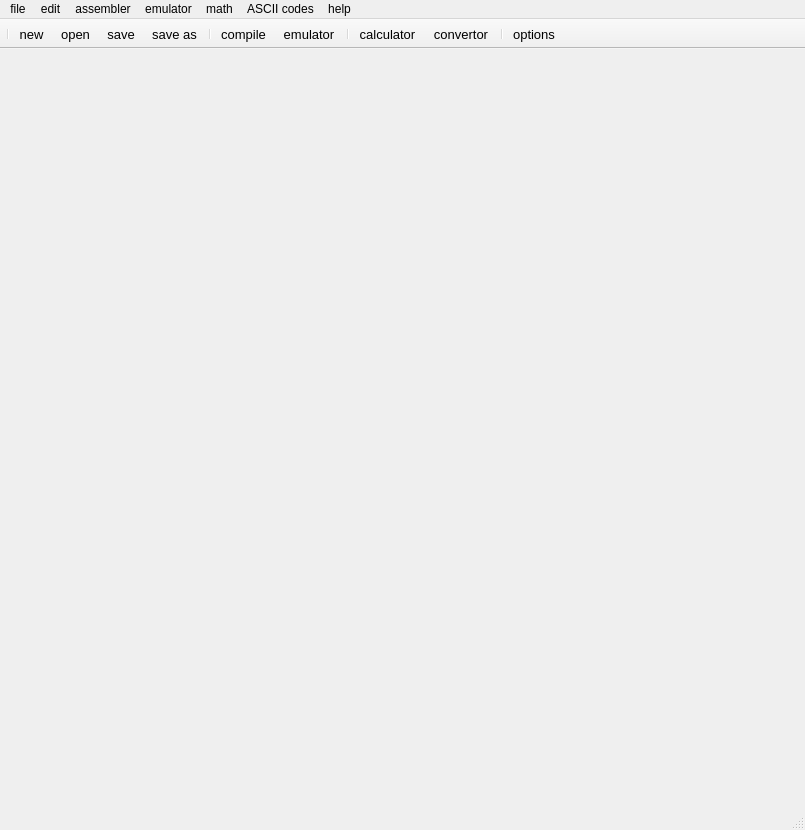
<?xml version="1.0" encoding="UTF-8"?>
<ui version="4.0">
 <class>MainWindow</class>
 <widget class="QMainWindow" name="MainWindow">
  <property name="geometry">
   <rect>
    <x>0</x>
    <y>0</y>
    <width>805</width>
    <height>830</height>
   </rect>
  </property>
  <property name="windowTitle">
   <string>8086Simulator</string>
  </property>
  <property name="windowIcon">
   <iconset resource="Images.qrc">
    <normaloff>:/icons/images/icons/CPU.ico</normaloff>:/icons/images/icons/CPU.ico</iconset>
  </property>
  <widget class="QWidget" name="centralwidget">
   <layout class="QHBoxLayout" name="horizontalLayout"/>
  </widget>
  <widget class="QMenuBar" name="menubar">
   <property name="geometry">
    <rect>
     <x>0</x>
     <y>0</y>
     <width>805</width>
     <height>26</height>
    </rect>
   </property>
   <widget class="QMenu" name="menufile">
    <property name="title">
     <string>file</string>
    </property>
    <widget class="QMenu" name="menunew">
     <property name="title">
      <string>new</string>
     </property>
     <addaction name="actioncom_template"/>
     <addaction name="actionexe_template"/>
    </widget>
    <widget class="QMenu" name="menuexamples">
     <property name="title">
      <string>examples</string>
     </property>
     <addaction name="actionmore_examples"/>
    </widget>
    <addaction name="menunew"/>
    <addaction name="separator"/>
    <addaction name="menuexamples"/>
    <addaction name="separator"/>
    <addaction name="actionopen"/>
    <addaction name="separator"/>
    <addaction name="actionsave"/>
    <addaction name="actionsave_as"/>
    <addaction name="separator"/>
    <addaction name="actionpath"/>
    <addaction name="separator"/>
    <addaction name="actionexit"/>
   </widget>
   <widget class="QMenu" name="menuedit">
    <property name="title">
     <string>edit</string>
    </property>
    <widget class="QMenu" name="menuadvanced">
     <property name="title">
      <string>advanced</string>
     </property>
     <addaction name="actionshow_line_number"/>
     <addaction name="separator"/>
     <addaction name="actionlowercase_selection"/>
     <addaction name="actionuppercase_selection"/>
     <addaction name="separator"/>
     <addaction name="actiondisplay_whitespace"/>
    </widget>
    <addaction name="actionundo"/>
    <addaction name="actionredo"/>
    <addaction name="separator"/>
    <addaction name="actioncut"/>
    <addaction name="actioncopy"/>
    <addaction name="actionpaste"/>
    <addaction name="separator"/>
    <addaction name="actionselect_all"/>
    <addaction name="separator"/>
    <addaction name="actionfind"/>
    <addaction name="actionfind_next"/>
    <addaction name="actionreplace"/>
    <addaction name="separator"/>
    <addaction name="actiongo_to_line"/>
    <addaction name="separator"/>
    <addaction name="actionindent"/>
    <addaction name="actionoutdent"/>
    <addaction name="separator"/>
    <addaction name="actioncomment_block"/>
    <addaction name="actionuncomment_block"/>
    <addaction name="separator"/>
    <addaction name="menuadvanced"/>
   </widget>
   <widget class="QMenu" name="menuemulator">
    <property name="title">
     <string>emulator</string>
    </property>
    <addaction name="actionshow_emulator"/>
    <addaction name="actionassemble_and_load_in_emulator"/>
   </widget>
   <widget class="QMenu" name="menuassembler">
    <property name="title">
     <string>assembler</string>
    </property>
    <addaction name="actioncomplie"/>
    <addaction name="actioncompile_and_load_in_emulator"/>
    <addaction name="actionfasm"/>
   </widget>
   <widget class="QMenu" name="menumath">
    <property name="title">
     <string>math</string>
    </property>
    <addaction name="actionmulti_base_calculator"/>
    <addaction name="actionbase_convertor"/>
   </widget>
   <widget class="QMenu" name="menuASCII_codes">
    <property name="title">
     <string>ASCII codes</string>
    </property>
   </widget>
   <widget class="QMenu" name="menuhelp">
    <property name="title">
     <string>help</string>
    </property>
   </widget>
   <addaction name="menufile"/>
   <addaction name="menuedit"/>
   <addaction name="menuassembler"/>
   <addaction name="menuemulator"/>
   <addaction name="menumath"/>
   <addaction name="menuASCII_codes"/>
   <addaction name="menuhelp"/>
  </widget>
  <widget class="QStatusBar" name="statusbar"/>
  <widget class="QToolBar" name="toolBar">
   <property name="font">
    <font>
     <family>Arial</family>
     <pointsize>10</pointsize>
     <weight>50</weight>
     <bold>false</bold>
    </font>
   </property>
   <property name="windowTitle">
    <string>toolBar</string>
   </property>
   <property name="autoFillBackground">
    <bool>false</bool>
   </property>
   <property name="movable">
    <bool>false</bool>
   </property>
   <property name="iconSize">
    <size>
     <width>32</width>
     <height>32</height>
    </size>
   </property>
   <property name="toolButtonStyle">
    <enum>Qt::ToolButtonTextUnderIcon</enum>
   </property>
   <attribute name="toolBarArea">
    <enum>TopToolBarArea</enum>
   </attribute>
   <attribute name="toolBarBreak">
    <bool>false</bool>
   </attribute>
   <addaction name="separator"/>
   <addaction name="actionnew"/>
   <addaction name="actionopen_2"/>
   <addaction name="actionsave_2"/>
   <addaction name="actionsave_as_2"/>
   <addaction name="separator"/>
   <addaction name="actioncompile"/>
   <addaction name="actionemulator"/>
   <addaction name="separator"/>
   <addaction name="actioncalculator"/>
   <addaction name="actionconvertor"/>
   <addaction name="separator"/>
   <addaction name="actionoptions"/>
  </widget>
  <action name="actionexe_template">
   <property name="text">
    <string>exe template</string>
   </property>
  </action>
  <action name="actionmore_examples">
   <property name="text">
    <string>more examples</string>
   </property>
  </action>
  <action name="actionopen">
   <property name="text">
    <string>open...</string>
   </property>
  </action>
  <action name="actionsave">
   <property name="text">
    <string>save</string>
   </property>
   <property name="shortcut">
    <string>Ctrl+S</string>
   </property>
  </action>
  <action name="actionsave_as">
   <property name="text">
    <string>save as ....</string>
   </property>
  </action>
  <action name="actionpath">
   <property name="text">
    <string>path</string>
   </property>
  </action>
  <action name="actionexit">
   <property name="text">
    <string>exit</string>
   </property>
   <property name="shortcut">
    <string>Ctrl+Q</string>
   </property>
  </action>
  <action name="actionundo">
   <property name="text">
    <string>undo</string>
   </property>
   <property name="shortcut">
    <string>Ctrl+Z</string>
   </property>
  </action>
  <action name="actionredo">
   <property name="text">
    <string>redo</string>
   </property>
   <property name="shortcut">
    <string>Ctrl+Y</string>
   </property>
  </action>
  <action name="actioncut">
   <property name="text">
    <string>cut</string>
   </property>
   <property name="shortcut">
    <string>Ctrl+X</string>
   </property>
  </action>
  <action name="actioncopy">
   <property name="text">
    <string>copy</string>
   </property>
   <property name="shortcut">
    <string>Ctrl+C</string>
   </property>
  </action>
  <action name="actionpaste">
   <property name="text">
    <string>paste</string>
   </property>
   <property name="shortcut">
    <string>Ctrl+V</string>
   </property>
  </action>
  <action name="actionselect_all">
   <property name="text">
    <string>select all</string>
   </property>
   <property name="shortcut">
    <string>Ctrl+A</string>
   </property>
  </action>
  <action name="actionfind">
   <property name="text">
    <string>find</string>
   </property>
   <property name="shortcut">
    <string>Ctrl+F</string>
   </property>
  </action>
  <action name="actionfind_next">
   <property name="text">
    <string>find next</string>
   </property>
  </action>
  <action name="actionreplace">
   <property name="text">
    <string>replace</string>
   </property>
   <property name="shortcut">
    <string>Ctrl+R</string>
   </property>
  </action>
  <action name="actiongo_to_line">
   <property name="text">
    <string>go to line...</string>
   </property>
  </action>
  <action name="actionindent">
   <property name="text">
    <string>indent</string>
   </property>
  </action>
  <action name="actionoutdent">
   <property name="text">
    <string>outdent</string>
   </property>
  </action>
  <action name="actioncomment_block">
   <property name="text">
    <string>comment block</string>
   </property>
   <property name="shortcut">
    <string>Ctrl+;</string>
   </property>
  </action>
  <action name="actionuncomment_block">
   <property name="text">
    <string>uncomment block</string>
   </property>
   <property name="shortcut">
    <string>Ctrl+;</string>
   </property>
  </action>
  <action name="actionshow_line_number">
   <property name="checkable">
    <bool>true</bool>
   </property>
   <property name="checked">
    <bool>true</bool>
   </property>
   <property name="text">
    <string>show line number</string>
   </property>
  </action>
  <action name="actionlowercase_selection">
   <property name="text">
    <string>lowercase selection</string>
   </property>
   <property name="shortcut">
    <string>Ctrl+L</string>
   </property>
  </action>
  <action name="actionuppercase_selection">
   <property name="text">
    <string>uppercase selection</string>
   </property>
   <property name="shortcut">
    <string>Ctrl+U</string>
   </property>
  </action>
  <action name="actiondisplay_whitespace">
   <property name="text">
    <string>display whitespace</string>
   </property>
  </action>
  <action name="actioncomplie">
   <property name="text">
    <string>compile</string>
   </property>
  </action>
  <action name="actioncompile_and_load_in_emulator">
   <property name="text">
    <string>compile and load in emulator</string>
   </property>
  </action>
  <action name="actionfasm">
   <property name="text">
    <string>fasm</string>
   </property>
  </action>
  <action name="actionshow_emulator">
   <property name="text">
    <string>show emulator</string>
   </property>
  </action>
  <action name="actionassemble_and_load_in_emulator">
   <property name="text">
    <string>assemble and load in emulator</string>
   </property>
  </action>
  <action name="actionmulti_base_calculator">
   <property name="text">
    <string>multi base calculator</string>
   </property>
  </action>
  <action name="actionbase_convertor">
   <property name="text">
    <string>base convertor</string>
   </property>
  </action>
  <action name="actioncom_template">
   <property name="text">
    <string>com template</string>
   </property>
  </action>
  <action name="actionnew">
   <property name="icon">
    <iconset resource="Images.qrc">
     <normaloff>:/icons/images/icons/file.ico</normaloff>:/icons/images/icons/file.ico</iconset>
   </property>
   <property name="text">
    <string>new</string>
   </property>
   <property name="font">
    <font>
     <family>Arial</family>
     <pointsize>10</pointsize>
     <weight>50</weight>
     <bold>false</bold>
    </font>
   </property>
   <property name="shortcut">
    <string>Ctrl+N</string>
   </property>
  </action>
  <action name="actionopen_2">
   <property name="icon">
    <iconset resource="Images.qrc">
     <normaloff>:/icons/images/icons/open.ico</normaloff>:/icons/images/icons/open.ico</iconset>
   </property>
   <property name="text">
    <string>open</string>
   </property>
   <property name="font">
    <font>
     <family>Arial</family>
     <pointsize>10</pointsize>
     <weight>50</weight>
     <bold>false</bold>
    </font>
   </property>
  </action>
  <action name="actionsave_2">
   <property name="icon">
    <iconset resource="Images.qrc">
     <normaloff>:/icons/images/icons/save.ico</normaloff>:/icons/images/icons/save.ico</iconset>
   </property>
   <property name="text">
    <string>save</string>
   </property>
  </action>
  <action name="actionsave_as_2">
   <property name="icon">
    <iconset resource="Images.qrc">
     <normaloff>:/icons/images/icons/save.ico</normaloff>:/icons/images/icons/save.ico</iconset>
   </property>
   <property name="text">
    <string>save as</string>
   </property>
  </action>
  <action name="actioncompile">
   <property name="icon">
    <iconset resource="Images.qrc">
     <normaloff>:/icons/images/icons/compile.ico</normaloff>:/icons/images/icons/compile.ico</iconset>
   </property>
   <property name="text">
    <string>compile</string>
   </property>
  </action>
  <action name="actionemulator">
   <property name="icon">
    <iconset resource="Images.qrc">
     <normaloff>:/icons/images/icons/emulator.ico</normaloff>:/icons/images/icons/emulator.ico</iconset>
   </property>
   <property name="text">
    <string>emulator</string>
   </property>
  </action>
  <action name="actioncalculator">
   <property name="icon">
    <iconset resource="Images.qrc">
     <normaloff>:/icons/images/icons/Calculator.ico</normaloff>:/icons/images/icons/Calculator.ico</iconset>
   </property>
   <property name="text">
    <string>calculator</string>
   </property>
  </action>
  <action name="actionconvertor">
   <property name="icon">
    <iconset resource="Images.qrc">
     <normaloff>:/icons/images/icons/convertor.ico</normaloff>:/icons/images/icons/convertor.ico</iconset>
   </property>
   <property name="text">
    <string>convertor</string>
   </property>
  </action>
  <action name="actionoptions">
   <property name="icon">
    <iconset resource="Images.qrc">
     <normaloff>:/icons/images/icons/options.ico</normaloff>:/icons/images/icons/options.ico</iconset>
   </property>
   <property name="text">
    <string>options</string>
   </property>
  </action>
 </widget>
 <resources>
  <include location="Images.qrc"/>
 </resources>
 <connections/>
</ui>
